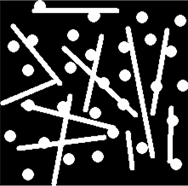
#> input picture Clase_4/Images/barras_cir.png, 188 x 186 px
$ python filters.py
#> lines starting #> are read from the running program, lines starting #| are printed output that depends on the picture; after the words box and inside, x2 and y2 are one past the last pixel; in counts of white or black regions, pixels touching at a corner belong together
import cv2
import numpy as np
import time

# Dirección de la imagen
def getPath():
    path =  "Images/barras_cir.png"
    return path

# Leer la imagen y definir si la quierp a color o a escala de grises con 1 y 0
def getImage(path, ch):
#> called with path = 'Images/barras_cir.png', ch = 1
    image = cv2.imread(path, ch)
#> image is the input picture: shape (186, 188, 3); min 0, max 255, mean 57.7
    return image

# Mostrar imagen
def showImage(nameW, img):
    cv2.imshow(nameW, img)

# Cerrar ventanas
def destroy():
    cv2.destroyAllWindows()

# Obtener el largo y el ancho de la imagen
def sizeImage(img):
    h,w = img.shape[:2]
#> h = 186; w = 188
    return h,w

def main():
    imgColor =  getImage(getPath(), 1)
    imgGray = getImage(getPath(), 0)
    h, w = sizeImage(imgColor)
#> h = 186; w = 188

    #spatial filters
    imgFilteredMedia = cv2.blur(imgGray, (9,9))
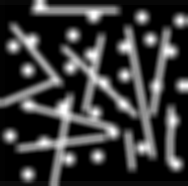
#> imgFilteredMedia: shape (186, 188); min 0, max 254, mean 57.3
    #imgFilteredMedian = cv2.medianBlur(imgGray, 9)

    # morfological filters
    #binarize img
    imgBinary = cv2.inRange(imgGray, 150, 240)
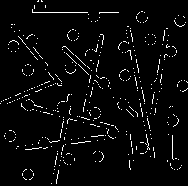
#> imgBinary: shape (186, 188); 3.7% white in thin lines or dots
    #Define Kernel
    Kernel1 = np.ones((5, 9), np.uint8)
    imgDilate = cv2.dilate(imgBinary, kernel = Kernel1, iterations = 8)
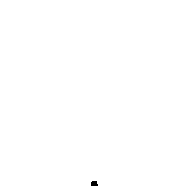
#> imgDilate: shape (186, 188); 99.9% white; 1 black region, box (x1, y1, x2, y2) and area: (91, 181, 98, 186) 31

    # filter erode
    #structured kernel
    Kernel2 = cv2.getStructuringElement(cv2.MORPH_ELLIPSE, (5, 6))
    imgErode = cv2.erode(imgGray, kernel = Kernel2, iterations = 1)
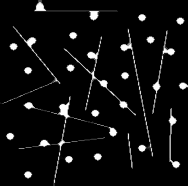
#> imgErode: shape (186, 188); min 0, max 254, mean 14.6
    imgFilteredMedian = cv2.medianBlur(imgErode, 9)
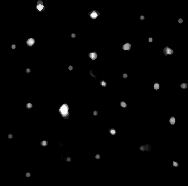
#> imgFilteredMedian: shape (186, 188); min 0, max 254, mean 3.5


    #showImage("imgBinary", imgBinary)
    #showImage("imgDilate", imgDilate)
    #showImage("imgErode", imgErode)
    showImage("imgFilteredMedian", imgFilteredMedian)
    #showImage("imgGray", imgGray)
    cv2.waitKey(0)
    destroy()

if __name__=="__main__":
    main()
